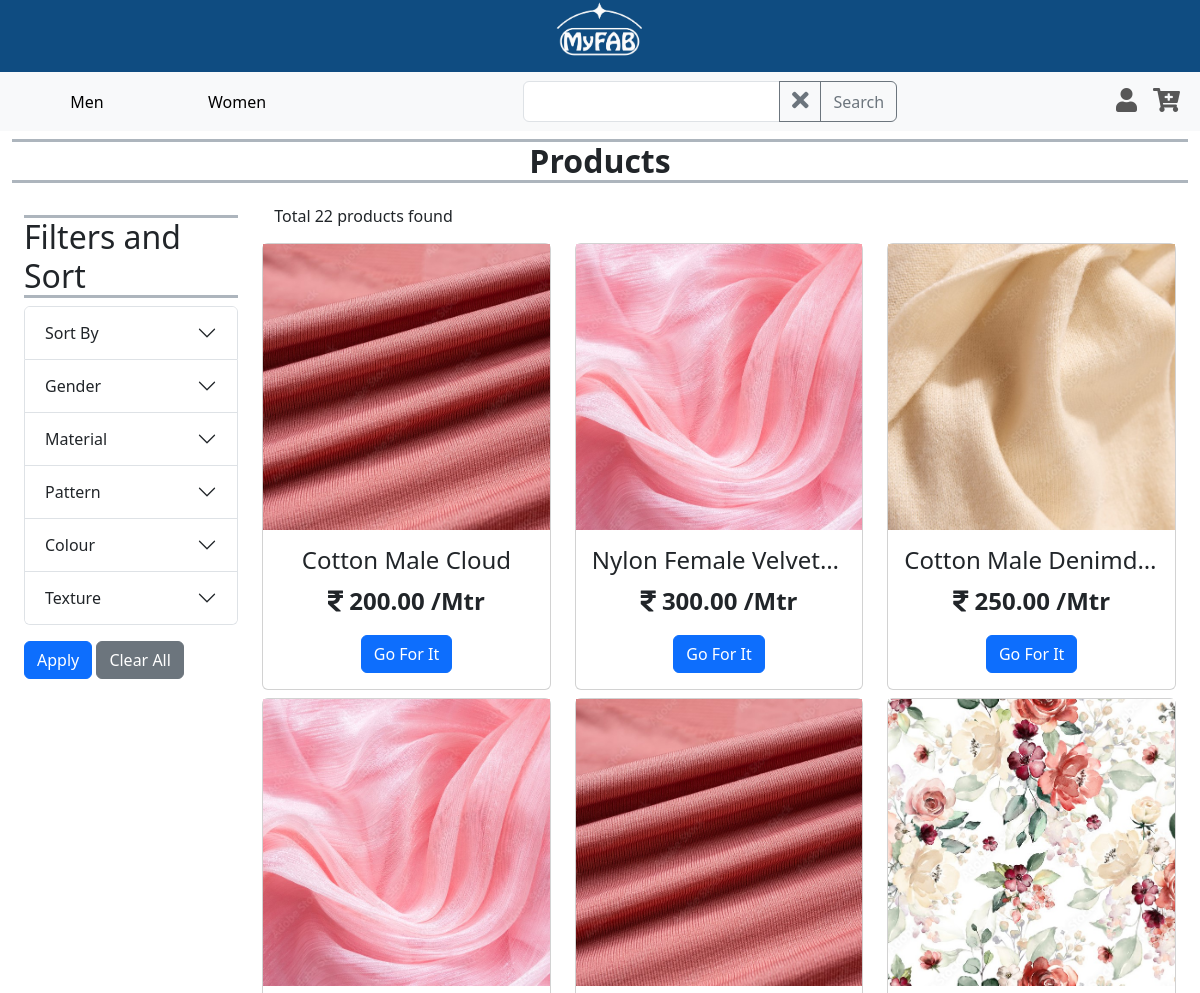
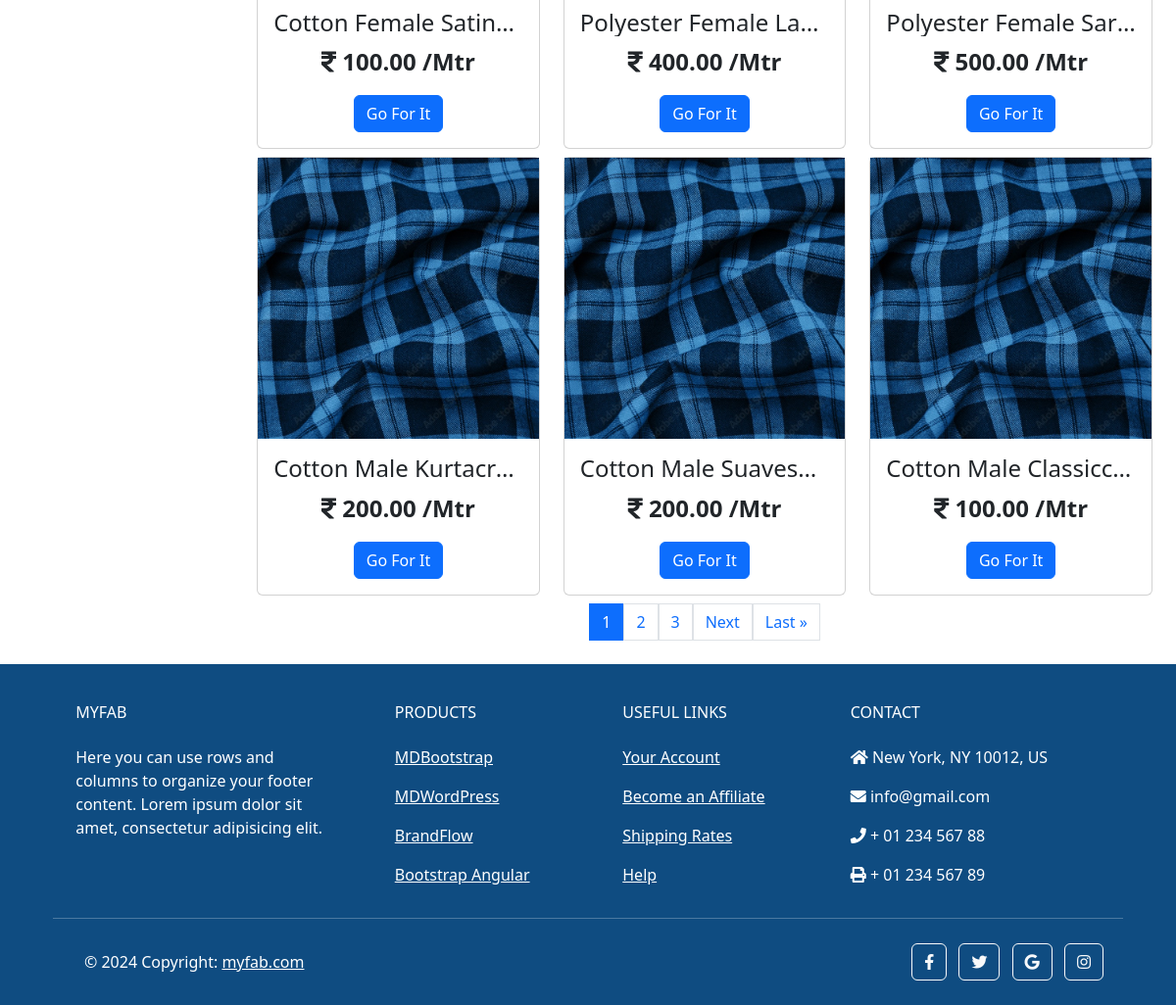
Screenshot of /main/products/ with the database file from the repository (2 pictures, top to bottom).
### main/models.py (models this page shows, shortened)
class Category(models.Model):
    name = models.CharField(max_length=100, unique=True)

class Product(models.Model):
    name = models.CharField(max_length=255, unique=True, blank=False, null=False)
    price = models.DecimalField(max_digits=10, decimal_places=2, default=0, validators=[MinValueValidator(0)])
    image = models.ImageField(upload_to='images/products')
    description = models.TextField(blank=True)
    qty = models.FloatField(default=0, validators=[MinValueValidator(0)])
    add_date = models.DateField(auto_now_add=True)
    is_active = models.BooleanField(default=True)
    usages = models.ManyToManyField(Usage)
    category_choices = models.ManyToManyField(CategoryChoice)

### main/views.py (the view, shortened to what this page needs)
# urls.py: path('main/products/', ProductPage.as_view(), name = 'products'),
class ProductPage(View):
    def get(self, request):
        products = Product.objects.all()
        search_query = request.GET.get('search', None)
        if search_query:
            products = products.filter(Q(name__icontains=search_query))
        selected_choices = request.GET.getlist('choice', None)
        selected_category_choice_dict = {}
        if selected_category_choice_dict:
            for selected_category, choices in selected_category_choice_dict.items():
                q_obj = Q()
                for choice in choices:
                    q_obj |= Q(category_choices__name=choice)
                products = products.filter(q_obj)
        product_count = products.count()
        sort_by = request.GET.get('sort', None)
        if sort_by == 'newest':
            products = products.order_by('-add_date')
        elif sort_by == 'name_asc':
            products = products.order_by(Lower('name'))
        elif sort_by == 'name_dsc':
            products = products.order_by(Lower('name')).reverse()
        elif sort_by == 'lowest':
            products = products.order_by('price')
        elif sort_by == 'highest':
            products = products.order_by('-price')
        paginator = Paginator(products, 9)
        page_number = request.GET.get('page')
        try:
            paged_products = paginator.page(page_number)
        except PageNotAnInteger:
            paged_products = paginator.page(1)
        except EmptyPage:
            paged_products = paginator.page(paginator.num_pages)
        categories = Category.objects.all()
        category_choice_dict = {}
        for category in categories:
            choice_obj = CategoryChoice.objects.filter(category=category)
            choices_list = [choice.name for choice in choice_obj]
            category_choice_dict[category.name] = choices_list
        context = {'products': paged_products,
                   'product_count': product_count,
                   'category_choice_dict': category_choice_dict,
                   'selected_choices': selected_choices,
                   'sort_by': sort_by,
                   'search_query': search_query
                   }
        return render(request, 'products.html', context)

### templates/products.html (shortened to what this page needs)
{% extends 'base.html' %}
{% load static %}
{% load custom_filters %}
{% block content %}
    <nav class="navbar navbar-expand-lg bg-body-tertiary">
        <div class="container-fluid">
        <div class="collapse navbar-collapse" id="navbarSupportedContent">
            <ul class="navbar-nav d-flex align-items-center me-auto mb-2 mb-lg-0">
                <li class="nav-item">
                    <button class="nav-link active btn btn-link" style="min-width: 150px;" aria-current="page">
                        <a class="text-black text-decoration-none" href="/main/">Men</a>
                    </button>
                </li>
                <li class="nav-item">
                    <button class="nav-link btn btn-link" style="min-width: 150px;" aria-current="page">
                        <a class="text-black text-decoration-none" href="#">Women</a>
                    </button>
                </li>
            </ul>
            <ul class="navbar-nav d-flex justify-content-center mx-auto mb-2 mb-lg-0">
                <li class="nav-item">
                    <form id="formsearch" action="" method="get">
                        <div class="input-group">
                            <input type="text" class="form-control" name="search" value="{% if search_query %}{{ search_query }}{% endif %}">
                            <button type="submit" class="btn btn-outline-secondary " id="clear-search">
                                <span aria-hidden="true"><i style="font-size:24px" class="fa">&#xf00d;</i></span>
                            </button>
                            <button type="submit" class="btn btn-outline-secondary" id="search-prod">Search</button>
                        </div>
                    </form>
                </li>
            </ul>
            <ul class="navbar-nav d-flex  flex-row justify-content-center  ms-auto mb-2 mb-lg-0">
                <li class="nav-item ms-3 ms-lg-0">
                    <a class="nav-link" href="/accounts/login/"><i style="font-size:24px" class="fa">&#xf007;</i></a>
                </li>
                <li class="nav-item ms-3 ms-lg-0">
                    <a class="nav-link" href="#"><i style='font-size:24px' class='fas'>&#xf217;</i></a>
                </li>
            </ul>
        </div>
        </div>
    </nav>
    <div class="container-fluid text-center">
        <h5 class="border-bottom border-top border-3 border-dark-subtle fw-bold fs-2 fs-lg-5 mt-2">Products</h5>
    </div>
    <section class="container-fluid prod-sec-flex-container d-flex my-2">
        <div class="container filter-sec w-25 my-4">
            <div class="accordion d-none d-lg-block" id="filterAccordion">
                <h6 class="border-bottom border-top border-3 border-dark-subtle  fs-2">Filters and Sort</h6>
                <form action="" method="get">
                    <div class="accordion-item">
                        <h2 class="accordion-header" id="sortHeading">
                            <button class="accordion-button collapsed" type="button" data-bs-toggle="collapse" data-bs-target="#sortCollapse" aria-expanded="false" aria-controls="sortCollapse">
                                Sort By
                            </button>
                        </h2>
                    </div>
                    {% for category, choices in category_choice_dict.items %}
                    <div class="accordion-item">
                        <h2 class="accordion-header" id="category1Heading">
                            <button class="accordion-button collapsed" type="button" data-bs-toggle="collapse" data-bs-target="#{{category}}Collapse" aria-expanded="false" aria-controls="{{category}}Collapse">
                                {{category|title}}
                            </button>
                        </h2>
                    </div>
                    {% endfor %}
                    <button type="submit" class="btn btn-primary mt-3">Apply</button>
                    <button type="submit" id="clearFiltersBtn" class="btn btn-secondary mt-3">Clear All</button>
                </form>
            </div>
        </div>
        <div class="container grid-container text-center my-3">
            <div class="container-fluid prod-count-section d-flex">
                <h6>Total {{product_count}} products found</h6>
            </div>
            <div class="row row-cols-1 row-cols-sm-2 row-cols-md-3">
                {% for product in products %}
                <div class="col mt-2">
                    <div class="card" >
                        <img src="{{ product.image.url }}" class="{{product.name}}-img" alt="...">
                        <div class="card-body">
                        <h4 class="card-title text-truncate">{{product.name|title}}</h4>
                        <p class="card-text fw-bold fs-4"><i class="fa">&#xf156;</i>  {{product.price}} /Mtr</p>
                        <a href="{% url 'main:product_details' product.id %}" class="btn btn-primary">Go For It</a>
                        </div>
                    </div>
                </div>
                {% endfor %}
            </div>
            <div class="pagination justify-content-center mt-2">
                {% for page in products.paginator.page_range %}
                <a href="?page={{ page }}"
                class="page-link {% if products.number == page %}active{% endif %}">{{ page }}</a>
                {% endfor %}
                {% if products.has_next %}
                    <a href="?page={{ products.next_page_number }}"
                    class="page-link">Next</a>
                    <a href="?page={{ products.paginator.num_pages }}"
                    class="page-link">Last &raquo;</a>
                {% endif %}
            </div>
        </div>
    </section>
{% endblock %}

### rows the page displays
Category: category_choice_dict "Gender"
Category: category_choice_dict "Material"
Category: category_choice_dict "Pattern"
Category: category_choice_dict "Colour"
Category: category_choice_dict "Texture"
Product: image (picture), name "Cotton Male Cloud", price "200.00"
Product: image (picture), name "Nylon Female Velvet…", price "300.00"
Product: image (picture), name "Cotton Male Denimd…", price "250.00"
Product: image (picture), name "Cotton Female Satin…", price "100.00"
Product: image (picture), name "Polyester Female La…", price "400.00"
Product: image (picture), name "Polyester Female Sar…", price "500.00"
Product: image (picture), name "Cotton Male Kurtacr…", price "200.00"
Product: image (picture), name "Cotton Male Suaves…", price "200.00"
Product: image (picture), name "Cotton Male Classicc…", price "100.00"

### other values shown
{{ product_count }} "22"
{{ page }} "1" "2" "3"
